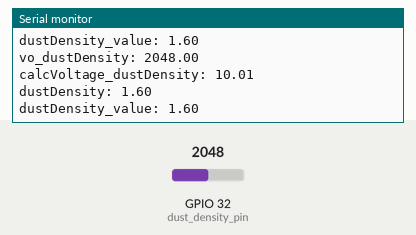
A sketch run on a simulated ESP32. On the bench: the last lines printed to the serial monitor. The test bench sets the inputs (shaded band); at power-on: GPIO 32 (dust_density_pin) = 2048.

Above: at 1.8 s.
1.9 s: GPIO 32 (dust_density_pin) set to 2866
At 2.9 s:
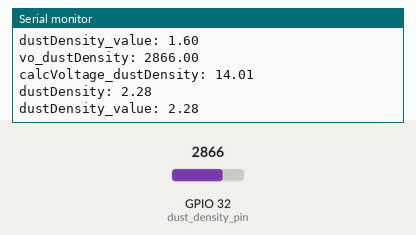
3.4 s: GPIO 32 (dust_density_pin) set to 3603
At 4.6 s:
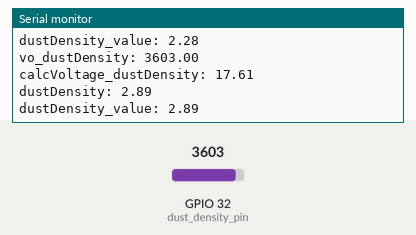
Timing chart, 0 to 6.4 s (numbered marks = the images above; inputs shaded):
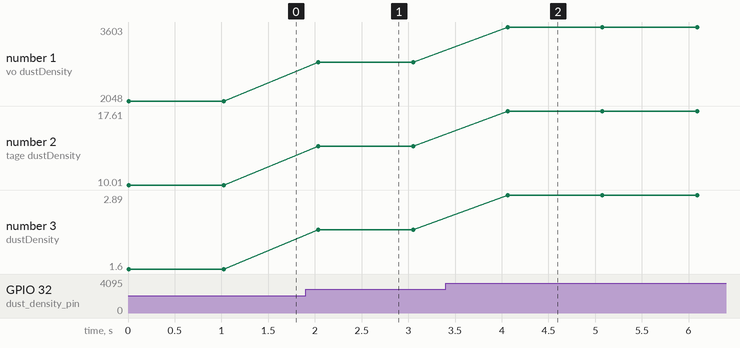

The sketch:

dust_density_sensor.ino
```cpp
#define dust_density_pin 32

int ledPower = 22;
float vo_dustDensity;
float calcVoltage_dustDensity;
float dustDensity;
float dustDensity_value;
int samplingTime = 280;
int deltaTime = 40;
int sleepTime = 9680;

void setup() {
  Serial.begin(115200);
  Serial.println("Sensor start");
}

void loop() {
  digitalWrite(ledPower, LOW);
  delayMicroseconds(samplingTime);
  vo_dustDensity = analogRead(dust_density_pin);
  delayMicroseconds(deltaTime);
  digitalWrite(ledPower, HIGH);
  delayMicroseconds(sleepTime);

  calcVoltage_dustDensity = vo_dustDensity * (5.0/1023.0);
  dustDensity = 0.17 * calcVoltage_dustDensity - 0.1;
  dustDensity_value = dustDensity;
//  dustDensity = constrain(((170 * calcVoltage_dustDensity) - 0.1), 0, 1000);
//  dustDensity_value = constrain(dustDensity, 0, 1000);
  Serial.print("vo_dustDensity: "); Serial.println(vo_dustDensity);
  Serial.print("calcVoltage_dustDensity: "); Serial.println(calcVoltage_dustDensity);
  Serial.print("dustDensity: "); Serial.println(dustDensity);
  Serial.print("dustDensity_value: "); Serial.println(dustDensity_value);
  delay(1000);
}
```

Measured:
- after the input at 1.9 s, the serial monitor: prints a new line after 0.14 s (image 1)
- after the input at 3.4 s, the serial monitor: prints a new line after 0.66 s (image 2)
- plotted number 1: 2048 → 2866 after the input at 1.9 s, 2866 → 3603 after the input at 3.4 s
- plotted number 2: 10.01 → 14.01 after the input at 1.9 s, 14.01 → 17.61 after the input at 3.4 s
- plotted number 3: 1.6 → 2.28 after the input at 1.9 s, 2.28 → 2.89 after the input at 3.4 s
